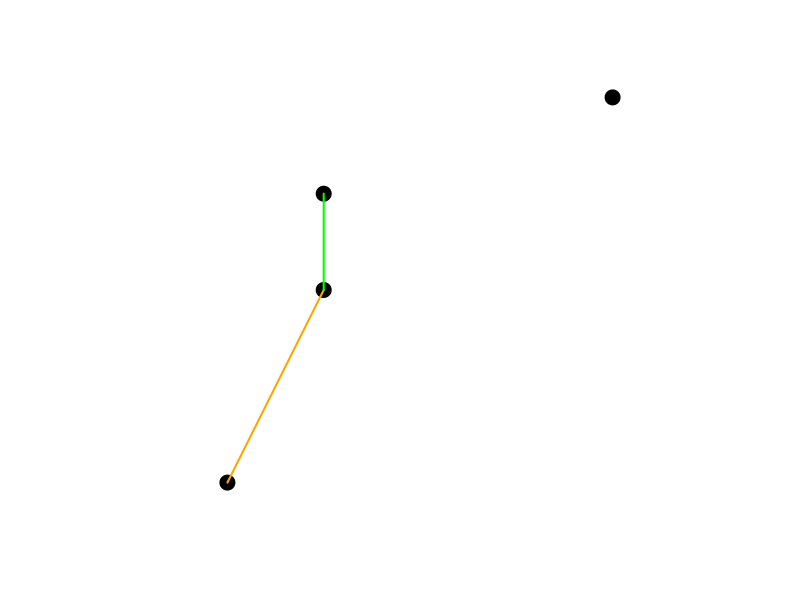

Reproduce this figure in R. (Note: this script raises an error after producing the figure.)
### chunks for ownership troubleshooting #######################

### learning st_cast

# example fail ################################################
library(sf)
pts <- st_multipoint(matrix(c(10, 10, 15, 20, 30, 30), nrow = 3, byrow = TRUE), dim = "XY")
lines <- st_cast(pts, "MULTILINESTRING")

# good example??... ###########################################
# Load library
library(sf)

# Create points data
multipoints <- st_multipoint(matrix(c(10, 10, 15, 20, 15, 25, 30, 30), nrow = 4, byrow = TRUE), dim = "XY")
points <- st_cast(st_geometry(multipoints), "POINT")

# Number of total linestrings to be created - half of the number of points
n <- length(points) / 2

# Build linestrings
linestrings <- lapply(X = 1:n, FUN = function(x) { # n would be updated with lenght/2 value

  pair <- st_combine(c(points[x], points[x + 1])) # update indexing depending on how you organize pairs
  line <- st_cast(pair, "LINESTRING")
  return(line)

})

# One MULTILINESTRING object with all the LINESTRINGS
#multilinetring <- st_multilinestring(do.call("rbind", linestrings))

# Plot
plot(multipoints, pch = 19, cex = 2)
# plot(multilinetring[[1]], col = "orange", lwd = 2, add = TRUE)
# plot(multilinetring[[2]], col = "green", lwd = 2, add = TRUE)
plot(linestrings[[1]], col = "orange", lwd = 2, add = TRUE)
plot(linestrings[[2]], col = "green", lwd = 2, add = TRUE)



# tweaks on good example to make it better example #########
# need to go back to geospaar modules and remember how to make matrix
# need a matrix organized by MAP_PAR_ID containing coordinates so you
# can build anonymous function from there

# Load library
library(sf)
# Create points data
multipoints <- st_multipoint(matrix(c(10, 10, 15, 20, 15, 25, 30, 30), nrow = 4, byrow = TRUE), dim = "XY")
points <- st_cast(st_geometry(multipoints), "POINT")
# Number of total linestrings to be created - half of the number of points
n <- length(points) / 2
linestrings <- lapply(x = 1:n, FUN = function(x) {
  st_combine(c(x))
}) # error argument "FUN" is missing

multilinetring  <- list()
multilinetring[[1]] <- st_combine(c(points[1], points[2])) %>%
  st_cast(., "LINESTRING")
multilinetring[[2]] <- st_combine(c(points[3], points[4])) %>%
  st_cast(., "LINESTRING")
# Build linestrings
# linestrings <- lapply(X = 1:n, FUN = function(x) { # n would be updated with lenght/2 value
#
#   pair <- st_combine(c(points[x], points[x + 1])) # update indexing depending on how you organize pairs
#   line <- st_cast(pair, "LINESTRING")
#   return(line)

# Plot
plot(multipoints, pch = 19, cex = 2)
plot(multilinetring[[1]], col = "orange", lwd = 2, add = TRUE)
plot(multilinetring[[2]], col = "green", lwd = 2, add = TRUE)
# plot(linestrings[[1]], col = "orange", lwd = 2, add = TRUE)
# plot(linestrings[[2]], col = "green", lwd = 2, add = TRUE)



### code from rladies #######################################

# Load library
library(sf)
# Create points data
multipoints <- st_multipoint(matrix(c(10, 10, 15, 20, 15, 25, 30, 30), nrow = 4, byrow = TRUE), dim = "XY")
points <- st_cast(st_geometry(multipoints), "POINT")
# Number of total linestrings to be created - half of the number of points
n <- length(points) / 2
multilinetring  <- list()
multilinetring[[1]] <- st_combine(c(points[1], points[2])) %>%
  st_cast(., "LINESTRING")
multilinetring[[2]] <- st_combine(c(points[3], points[4])) %>%
  st_cast(., "LINESTRING")
# Build linestrings
# linestrings <- lapply(X = 1:n, FUN = function(x) { # n would be updated with lenght/2 value
#
#   pair <- st_combine(c(points[x], points[x + 1])) # update indexing depending on how you organize pairs
#   line <- st_cast(pair, "LINESTRING")
#   return(line)
#
# })
# One MULTILINESTRING object with all the LINESTRINGS
#multilinetring <- st_multilinestring(do.call("rbind", linestrings))
# Plot
plot(multipoints, pch = 19, cex = 2)
plot(multilinetring[[1]], col = "orange", lwd = 2, add = TRUE)
plot(multilinetring[[2]], col = "green", lwd = 2, add = TRUE)
# plot(linestrings[[1]], col = "orange", lwd = 2, add = TRUE)
# plot(linestrings[[2]], col = "green", lwd = 2, add = TRUE)
